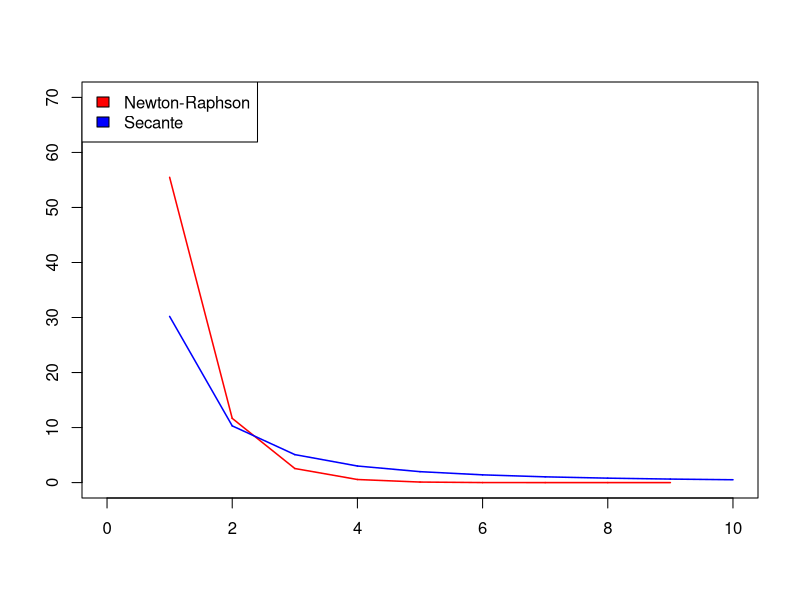

Write R code to recreate this figure.
# --------------------------------------
# Comparison NR-Secante
#
# Author : Alan Samuel Aguirre Salazar
# --------------------------------------

library(Deriv)

f = function(x){
  x^2 + x^4
}

puntos1 = c()
puntos2 = c()

xd = 1e-4

f1 = function(x){
  (f(x+xd)-f(x)) / xd
}

f2 = function(x){
  (f1(x+xd)-f1(x)) / xd
}

NewtonRaphson = function(x, err){
  for(i in 1:10){
    xprev = x
    x = xprev - (f1(x)/f2(x))
    puntos1 <- c(puntos1,f(x))
    if( abs(x-xprev) < err ){
      break
    }
  }
  puntos1
}

secante = function(x1, x2, err){
  a = 0
  for(i in 1:10){
    a = x2 - f1(x2)/((f1(x2)-f1(x1))/(x2-x1))
    if(f1(a) > 0){
      x2 = a
    }
    else{
      x1 = a 
    }
    puntos2 <- c(puntos2,f(a))
    if(abs(f1(a)) < err){
      break
    }
  }
  puntos2
}


puntosa = NewtonRaphson(-4, 1e-8)
puntosb = secante(-4, -3, 1e-8)
puntosa
puntosb

grafica = function(){
  plot(1, type = "n",
       xlab = "", ylab = "",
       xlim = c(0, 10), ylim = c(0, 70))
  legend("topleft",
         c("Newton-Raphson","Secante"),
         fill=c("red","blue"))
  for(i in 2:10){
    lines(c(i-1,i), c(puntosa[i-1],puntosa[i]), col="red", lwd=1.5)
    lines(c(i-1,i), c(puntosb[i-1],puntosb[i]), col="blue", lwd=1.5)
  }
}

grafica()
